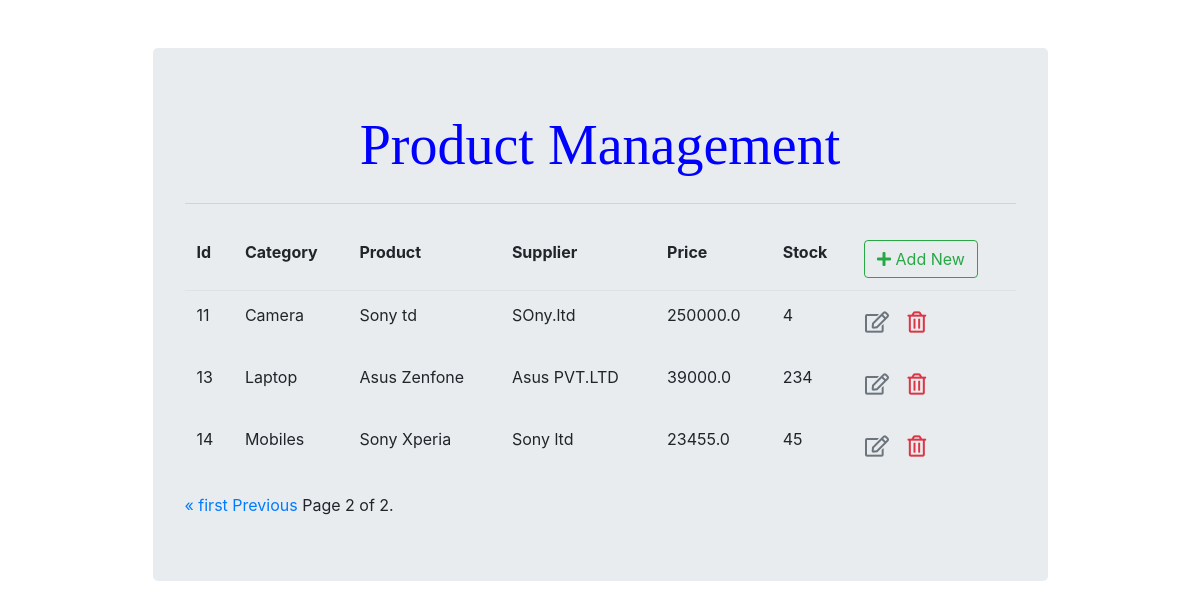
Page /category/product/list/?page=2 on the committed database.
### djangoapp/models.py (models this page shows, shortened)
class Product(models.Model):
    category=models.ForeignKey(Category,on_delete=models.CASCADE)
    product=models.CharField(max_length=100)
    supplier=models.CharField(max_length=100)
    price=models.FloatField(max_length=100)
    stock=models.IntegerField(max_length=100,default=0)

class Category(models.Model):
    category=models.CharField(max_length=200,unique=True)
    description=models.CharField(max_length=200)
    def __str__(self):
        return self.category

### djangoapp/views.py (the view)
# urls.py: path('product/list/', views.product_list, name='product_list'),
def product_list(request):
    context = Product.objects.all()
    paginator = Paginator(context,10)
    page = request.GET.get('page')
    try:
        posts = paginator.page(page)
    except PageNotAnInteger:
        posts = paginator.page(1)
    except EmptyPage:
        posts = paginator.page(paginator.num_pages)
    return render(request, 'product/product_list.html', {'product_list': posts,'page': page})

### djangoapp/templates/product/product_list.html (shortened to what this page needs)
{% extends "product/base.html" %}
{% block content %}
<table class="table table-borderless">
    <thead class="border-bottom font-weight-bold">
        <tr>
            <td>Id</td>
            <td>Category</td>
            <td>Product</td>
            <td>Supplier</td>
            <td>Price</td>
            <td>Stock</td>
            <td>
                <a href="{% url 'product_insert' %}" class="btn btn-outline-success">
                    <i class="fas fa-plus"></i> Add New
                </a>
            </td>
        </tr>
    </thead>
    <tbody>
        {% for product in product_list %}
            <tr>
                <td>{{ product.id }}</td>
                <td>{{ product.category }}</td>
                <td>{{ product.product }}</td>
                <td>{{ product.supplier }}</td>
                <td>{{ product.price }}</td>
                <td>{{ product.stock }}</td>
                <td>
                    <a href="{% url 'product_update' product.id %}" class="btn text-secondary px-0">
                        <i class="far fa-edit fa-lg"></i>
                    </a>
                    <form action="{% url 'product_delete' product.id %}" method="post" class="d-inline">
                        <button type="submit" class="btn">
                            <i class="far fa-trash-alt fa-lg text-danger float-right"></i>
                        </button>
                    </form>
                </td>
            </tr>
        {% endfor %}
    </tbody>
</table>
{% include "pagination.html" with page=product_list %}
{% endblock content %}

### djangoapp/templates/product/base.html (style rules this page uses)
body { background-color: powderblue; }

### rows in the picture
Product: id "11", category "Camera", product "Sony td", supplier "SOny.ltd", price "250000.0", stock "4"
Product: id "13", category "Laptop", product "Asus Zenfone", supplier "Asus PVT.LTD", price "39000.0", stock "234"
Product: id "14", category "Mobiles", product "Sony Xperia", supplier "Sony ltd", price "23455.0", stock "45"

### other values in the picture
{{ page.number }} "2"
{{ page.paginator.num_pages }} "2"
